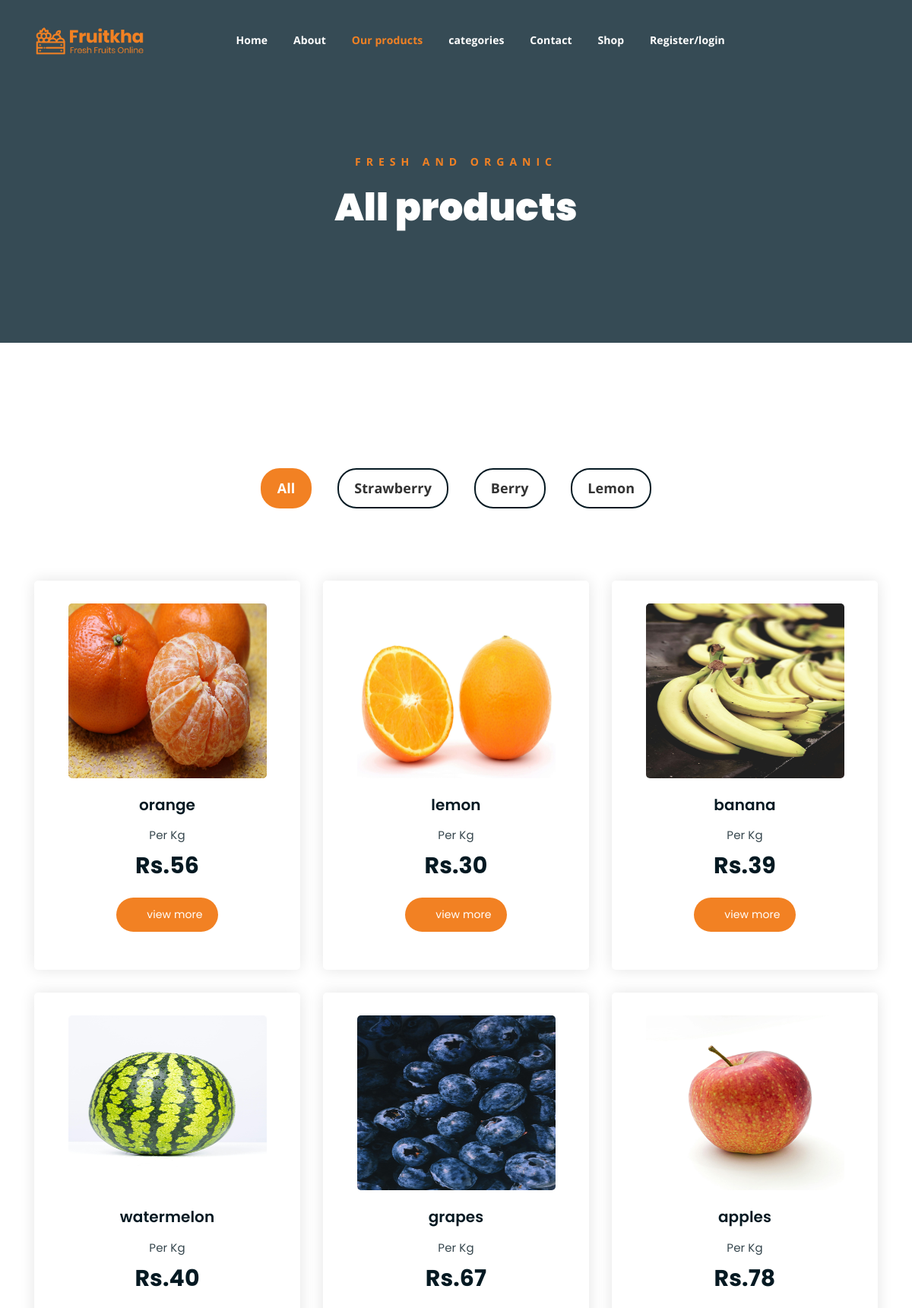
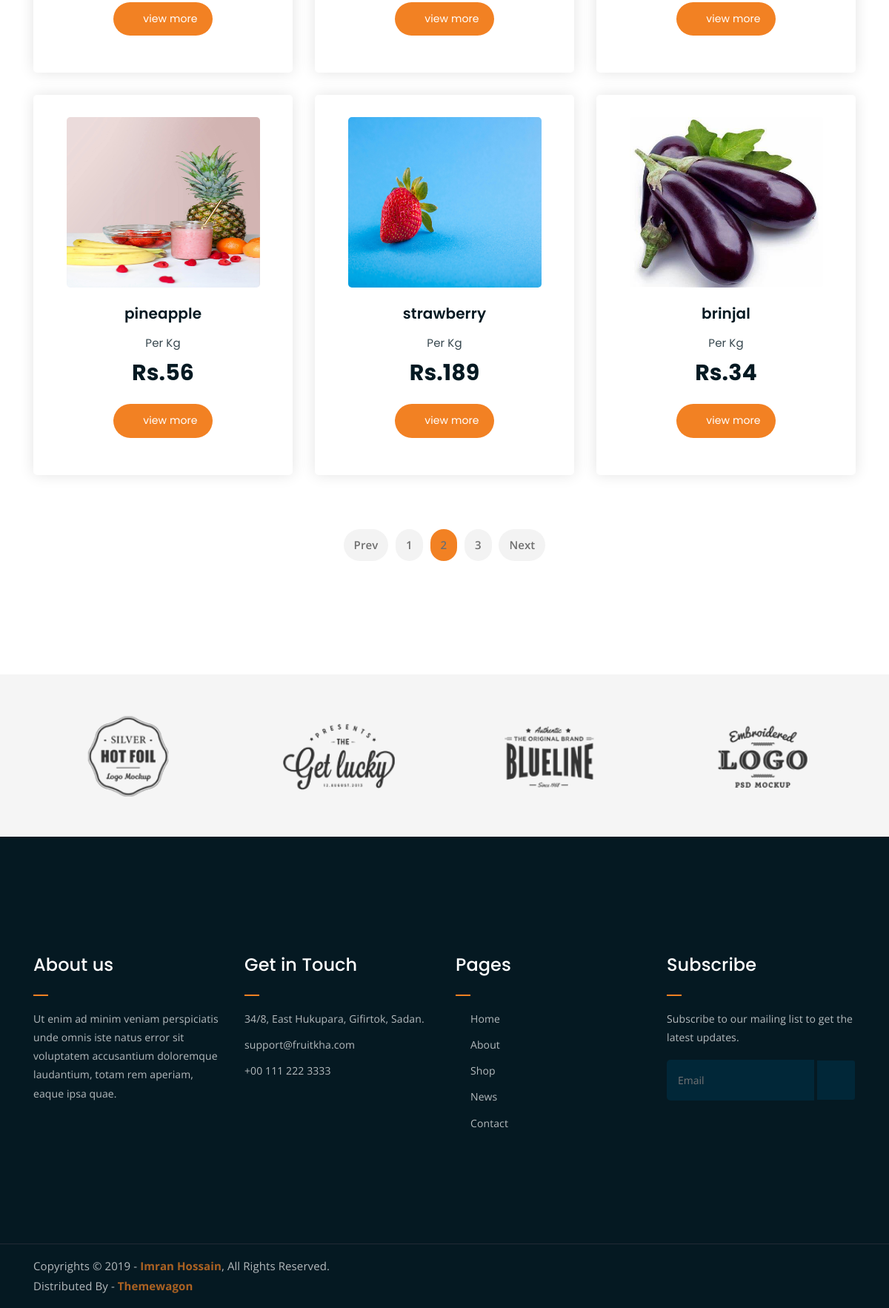
Screenshot of /products/ with the database file from the repository (2 pictures, top to bottom).
### Backend/models.py (models this page shows)
class productdb(models.Model):
    CATEGORY=models.CharField(max_length=100,null=True,blank=True)
    PRODUCTNAME = models.CharField(max_length=100, null=True, blank=True)
    PRODUCTPRICE = models.IntegerField( null=True, blank=True)
    PRODUCTDESCRIPTION = models.CharField(max_length=100, null=True, blank=True)
    PRODUCTIMAGE = models.ImageField(upload_to="productimages", null=True, blank=True)

### Webapp/views.py (the view)
# urls.py: path('products/', views.products, name="products"),
def products(request):
    pro=productdb.objects.all()
    cat = categorydb.objects.all()
    return render(request,"ourproducts.html",{'products':pro,'category':cat})

### Webapp/templates/ourproducts.html (shortened to what this page needs)
<!DOCTYPE html>
{% load static %}
<html lang="en">
<head>
	<link rel="stylesheet" href="{% static 'assets/css/all.min.css' %}">
	<link rel="stylesheet" href="{% static 'assets/bootstrap/css/bootstrap.min.css' %}">
	<link rel="stylesheet" href="{% static 'assets/css/owl.carousel.css' %}">
	<link rel="stylesheet" href="{% static 'assets/css/magnific-popup.css' %}">
	<link rel="stylesheet" href="{% static 'assets/css/animate.css' %}">
	<link rel="stylesheet" href="{% static 'assets/css/meanmenu.min.css' %}">
	<link rel="stylesheet" href="{% static 'assets/css/main.css' %}">
	<link rel="stylesheet" href="{% static 'assets/css/responsive.css' %}">
</head>
<body>
	<div class="top-header-area" id="sticker">
		<div class="container">
			<div class="row">
				<div class="col-lg-12 col-sm-12 text-center">
					<div class="main-menu-wrap">
						<div class="site-logo">
							<a href="index.html">
								<img src="assets/img/logo.png" alt="">
							</a>
						</div>
						<nav class="main-menu">
							<ul>
								<li ><a href="{% url 'home' %}">Home</a>
								</li>
								<li><a href="{% url 'About' %}">About</a></li>
								<li class="current-list-item"><a href="{% url 'products' %}">Our products</a></li>
								<li><a href="#">categories</a>
								</li>
								<li><a href="{% url 'Contact' %}">Contact</a></li>
								<li><a href="#">Shop</a>
								</li>
								{% if request.session.REGISTERNAME %}
								<li><a href="{% url 'user_logout' %}">Welcome {{request.session.REGISTERNAME}}/logout</a></li>
								{% else %}
								<li><a href="{% url 'registration_page' %}">Register/login</a></li>
								{% endif %}
								<li>
									<div class="header-icons">
										<a class="shopping-cart"  href="{% url 'cart_page' %}"><i class="fas fa-shopping-cart"></i></a>
										<a class="mobile-hide search-bar-icon" href="#"><i class="fas fa-search"></i></a>
									</div>
								</li>
							</ul>
						</nav>
					</div>
				</div>
			</div>
		</div>
	</div>
	<div class="breadcrumb-section breadcrumb-bg">
		<div class="container">
			<div class="row">
				<div class="col-lg-8 offset-lg-2 text-center">
					<div class="breadcrumb-text">
						<p>Fresh and Organic</p>
						<h1>All products</h1>
					</div>
				</div>
			</div>
		</div>
	</div>
	<div class="product-section mt-150 mb-150">
		<div class="container">
			<div class="row">
                <div class="col-md-12">
                    <div class="product-filters">
                        <ul>
                            <li class="active" data-filter="*">All</li>
                            <li data-filter=".strawberry">Strawberry</li>
                            <li data-filter=".berry">Berry</li>
                            <li data-filter=".lemon">Lemon</li>
                        </ul>
                    </div>
                </div>
            </div>
			<div class="row product-lists">
				{% for d in products %}
				<div class="col-lg-4 col-md-6 text-center strawberry">
					<div class="single-product-item">
						<div class="product-image">
							<a href="single-product.html"><img src="{{d.PRODUCTIMAGE.url}}" alt="" height="230px"></a>
						</div>
						<h3>{{d.PRODUCTNAME}}</h3>
						<p class="product-price"><span>Per Kg</span>Rs.{{d.PRODUCTPRICE}}  </p>
						<a href="{% url 'single_product' pro_id=d.id %}" class="cart-btn"><i class="fas fa-shopping-cart"></i> view more</a>
					</div>
				</div>
				{% endfor %}
			</div>
			<div class="row">
				<div class="col-lg-12 text-center">
					<div class="pagination-wrap">
						<ul>
							<li><a href="#">Prev</a></li>
							<li><a href="#">1</a></li>
							<li><a class="active" href="#">2</a></li>
							<li><a href="#">3</a></li>
							<li><a href="#">Next</a></li>
						</ul>
					</div>
				</div>
			</div>
		</div>
	</div>
	<div class="logo-carousel-section">
		<div class="container">
			<div class="row">
				<div class="col-lg-12">
					<div class="logo-carousel-inner">
						<div class="single-logo-item">
							<img src="assets/img/company-logos/1.png" alt="">
						</div>
						<div class="single-logo-item">
							<img src="assets/img/company-logos/2.png" alt="">
						</div>
						<div class="single-logo-item">
							<img src="assets/img/company-logos/3.png" alt="">
						</div>
						<div class="single-logo-item">
							<img src="assets/img/company-logos/4.png" alt="">
						</div>
					</div>
				</div>
			</div>
		</div>
	</div>
	<div class="footer-area">
		<div class="container">
			<div class="row">
				<div class="col-lg-3 col-md-6">
					<div class="footer-box about-widget">
						<h2 class="widget-title">About us</h2>
						<p>Ut enim ad minim veniam perspiciatis unde omnis iste natus error sit voluptatem accusantium doloremque laudantium, totam rem aperiam, eaque ipsa quae.</p>
					</div>
				</div>
				<div class="col-lg-3 col-md-6">
					<div class="footer-box get-in-touch">
						<h2 class="widget-title">Get in Touch</h2>
						<ul>
							<li>34/8, East Hukupara, Gifirtok, Sadan.</li>
							<li>support@fruitkha.com</li>
							<li>+00 111 222 3333</li>
						</ul>
					</div>
				</div>
				<div class="col-lg-3 col-md-6">
					<div class="footer-box pages">
						<h2 class="widget-title">Pages</h2>
						<ul>
							<li><a href="index.html">Home</a></li>
							<li><a href="about.html">About</a></li>
							<li><a href="services.html">Shop</a></li>
							<li><a href="news.html">News</a></li>
							<li><a href="contact.html">Contact</a></li>
						</ul>
					</div>
				</div>
				<div class="col-lg-3 col-md-6">
					<div class="footer-box subscribe">
						<h2 class="widget-title">Subscribe</h2>
						<p>Subscribe to our mailing list to get the latest updates.</p>
						<form action="index.html">
							<input type="email" placeholder="Email">
							<button type="submit"><i class="fas fa-paper-plane"></i></button>
						</form>
					</div>
				</div>
			</div>
		</div>
	</div>
	<div class="copyright">
		<div class="container">
			<div class="row">
				<div class="col-lg-6 col-md-12">
					<p>Copyrights &copy; 2019 - <a href="https://imransdesign.com/">Imran Hossain</a>,  All Rights Reserved.<br>
						Distributed By - <a href="https://themewagon.com/">Themewagon</a>
					</p>
				</div>
				<div class="col-lg-6 text-right col-md-12">
					<div class="social-icons">
						<ul>
							<li><a href="#" target="_blank"><i class="fab fa-facebook-f"></i></a></li>
							<li><a href="#" target="_blank"><i class="fab fa-twitter"></i></a></li>
							<li><a href="#" target="_blank"><i class="fab fa-instagram"></i></a></li>
							<li><a href="#" target="_blank"><i class="fab fa-linkedin"></i></a></li>
							<li><a href="#" target="_blank"><i class="fab fa-dribbble"></i></a></li>
						</ul>
					</div>
				</div>
			</div>
		</div>
	</div>
</body>
</html>

### rows the page displays
productdb: PRODUCTIMAGE (picture), PRODUCTNAME "orange", PRODUCTPRICE "56"
productdb: PRODUCTIMAGE (picture), PRODUCTNAME "lemon", PRODUCTPRICE "30"
productdb: PRODUCTIMAGE (picture), PRODUCTNAME "banana", PRODUCTPRICE "39"
productdb: PRODUCTIMAGE (picture), PRODUCTNAME "watermelon", PRODUCTPRICE "40"
productdb: PRODUCTIMAGE (picture), PRODUCTNAME "grapes", PRODUCTPRICE "67"
productdb: PRODUCTIMAGE (picture), PRODUCTNAME "apples", PRODUCTPRICE "78"
productdb: PRODUCTIMAGE (picture), PRODUCTNAME "pineapple", PRODUCTPRICE "56"
productdb: PRODUCTIMAGE (picture), PRODUCTNAME "strawberry", PRODUCTPRICE "189"
productdb: PRODUCTIMAGE (picture), PRODUCTNAME "brinjal", PRODUCTPRICE "34"
